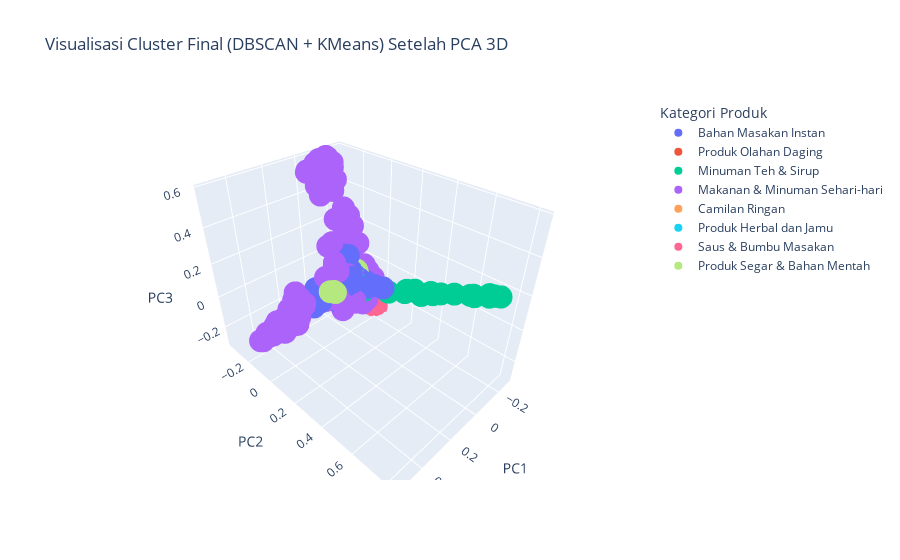

This figure's notebook cell:
### Code cell
pca_3d = PCA(n_components=3, random_state=42)
X_pca_3d = pca_3d.fit_transform(X_combined.toarray())
pca_3d_df = pd.DataFrame(X_pca_3d, columns=['PC1', 'PC2', 'PC3'])
pca_3d_df['cluster'] = labels_combined
pca_3d_df['label'] = pca_3d_df['cluster'].map(cluster_labels)

fig = px.scatter_3d(
    pca_3d_df, 
    x='PC1', y='PC2', z='PC3', 
    color='label',  
    labels={'PC1': 'PC1', 'PC2': 'PC2', 'PC3': 'PC3', 'label': 'Kategori Produk'},
    title='Visualisasi Cluster Final (DBSCAN + KMeans) Setelah PCA 3D'
)

fig.show()

### Figure 1 — Plotly figure (JSON) as saved in the notebook; plotly's stock layout.template omitted (floating-point values rounded to 4 significant figures; data arrays with more than 128 entries replaced by an {"elided": "..."} marker saying what was removed)
{"data": [{"hovertemplate": "Kategori Produk=Bahan Masakan Instan<br>PC1=%{x}<br>PC2=%{y}<br>PC3=%{z}<extra></extra>", "legendgroup": "Bahan Masakan Instan", "marker": {"color": "#636efa", "symbol": "circle"}, "mode": "markers", "name": "Bahan Masakan Instan", "scene": "scene", "showlegend": true, "type": "scatter3d", "x": {"elided": "144 float values"}, "y": {"elided": "144 float values"}, "z": {"elided": "144 float values"}}, {"hovertemplate": "Kategori Produk=Produk Olahan Daging<br>PC1=%{x}<br>PC2=%{y}<br>PC3=%{z}<extra></extra>", "legendgroup": "Produk Olahan Daging", "marker": {"color": "#EF553B", "symbol": "circle"}, "mode": "markers", "name": "Produk Olahan Daging", "scene": "scene", "showlegend": true, "type": "scatter3d", "x": [-0.1691, -0.06752, -0.05181, -0.09346, -0.04752, -0.172, -0.2031, -0.2013, -0.1807, -0.0692, -0.05868, -0.05121, -0.1649, -0.04954, -0.0766, -0.03981, -0.08927, -0.0569, -0.09352, -0.03035, -0.04109, -0.05263, -0.08487, -0.03446, -0.101, -0.09852, -0.06488], "y": [-0.08065, -0.06956, -0.02986, -0.04536, -0.02922, -0.07014, -0.06557, -0.07169, -0.1143, -0.03398, -0.04537, -0.04845, -0.08759, -0.04102, -0.03425, 0.01305, -0.01378, -0.01614, -0.04661, -0.01027, -0.02948, -0.008595, -0.04393, -0.0337, -0.01824, -0.07024, -0.01465], "z": [-0.05216, -0.03466, -0.06659, -0.06106, -0.06269, -0.1587, -0.186, -0.1824, -0.0849, -0.07874, -0.05134, -0.04482, -0.1691, -0.05424, -0.06999, -0.03815, -0.05413, -0.06048, -0.06941, -0.05004, -0.04564, -0.04144, -0.06447, -0.07188, -0.05385, -0.04281, -0.0587]}, {"hovertemplate": "Kategori Produk=Minuman Teh & Sirup<br>PC1=%{x}<br>PC2=%{y}<br>PC3=%{z}<extra></extra>", "legendgroup": "Minuman Teh & Sirup", "marker": {"color": "#00cc96", "symbol": "circle"}, "mode": "markers", "name": "Minuman Teh & Sirup", "scene": "scene", "showlegend": true, "type": "scatter3d", "x": [-0.03575, -0.0788, -0.05334, -0.07845, -0.05543, -0.05358, 0.003291, -0.04789, 0.001477, -3.465e-05, 0.002753, 0.01062, -0.003344, -0.04179, -0.08066, -0.004117, -0.007479, -0.01359, -0.07234, -0.07499, -0.07383, -0.08489, -0.02279, -0.01784, 0.004618, -0.07435, 0.005869, -0.05495, -0.03935, -0.004773, 0.02621], "y": [0.4129, 0.8205, 0.5479, 0.8209, 0.6168, 0.7162, 0.0639, 0.4965, 0.06857, 0.1011, 0.06515, 0.07014, 0.0651, 0.5136, 0.7916, 0.07605, 0.06633, 0.05887, 0.7742, 0.6844, 0.7001, 0.7672, 0.3756, 0.466, 0.07642, 0.7985, 0.06064, 0.3389, 0.2465, 0.06351, 0.04789], "z": [0.1489, 0.2979, 0.1867, 0.2972, 0.2198, 0.2577, 0.01315, 0.1718, 0.01883, 0.005773, 0.02051, -0.01176, -0.01584, 0.171, 0.287, -0.0008408, 0.0211, -0.0005484, 0.2758, 0.2377, 0.2471, 0.2789, 0.1365, 0.1543, 0.0008199, 0.2918, 0.02826, 0.08767, 0.05153, 0.0225, -0.007695]}, {"hovertemplate": "Kategori Produk=Makanan & Minuman Sehari-hari<br>PC1=%{x}<br>PC2=%{y}<br>PC3=%{z}<extra></extra>", "legendgroup": "Makanan & Minuman Sehari-hari", "marker": {"color": "#ab63fa", "symbol": "circle"}, "mode": "markers", "name": "Makanan & Minuman Sehari-hari", "scene": "scene", "showlegend": true, "type": "scatter3d", "x": {"elided": "159 float values"}, "y": {"elided": "159 float values"}, "z": {"elided": "159 float values"}}, {"hovertemplate": "Kategori Produk=Camilan Ringan<br>PC1=%{x}<br>PC2=%{y}<br>PC3=%{z}<extra></extra>", "legendgroup": "Camilan Ringan", "marker": {"color": "#FFA15A", "symbol": "circle"}, "mode": "markers", "name": "Camilan Ringan", "scene": "scene", "showlegend": true, "type": "scatter3d", "x": [-0.01529, 0.02679, -0.01176, -0.01611, -0.003798, -0.0002913, 0.02394, 0.1001, 0.04321, 0.008617], "y": [0.002458, -0.006457, 0.00646, 0.002485, -0.01355, -0.003434, -0.01758, -0.02405, -0.001872, -0.02495], "z": [-0.01095, 0.0008221, 0.001282, -0.00386, 0.00396, 0.02219, 0.04268, 0.007047, 0.01168, 0.06082]}, {"hovertemplate": "Kategori Produk=Produk Herbal dan Jamu<br>PC1=%{x}<br>PC2=%{y}<br>PC3=%{z}<extra></extra>", "legendgroup": "Produk Herbal dan Jamu", "marker": {"color": "#19d3f3", "symbol": "circle"}, "mode": "markers", "name": "Produk Herbal dan Jamu", "scene": "scene", "showlegend": true, "type": "scatter3d", "x": [0.008458, -0.0001801, 0.02101, 0.02217, 0.005854, 0.05718, 9.92e-05, -0.003794, 0.01098, 0.02943], "y": [0.04449, 0.04569, 0.03099, 0.03184, 0.04134, 0.03005, 0.03713, 0.04523, 0.03065, 0.03257], "z": [0.005854, 0.00472, 0.0183, 0.001815, 0.005338, 0.02015, 0.005906, 0.004815, 0.02804, 0.01792]}, {"hovertemplate": "Kategori Produk=Saus & Bumbu Masakan<br>PC1=%{x}<br>PC2=%{y}<br>PC3=%{z}<extra></extra>", "legendgroup": "Saus & Bumbu Masakan", "marker": {"color": "#FF6692", "symbol": "circle"}, "mode": "markers", "name": "Saus & Bumbu Masakan", "scene": "scene", "showlegend": true, "type": "scatter3d", "x": [-0.1856, -0.1878, -0.1694, -0.2542, -0.1395, -0.2564, -0.1962, -0.2407, -0.2713, -0.1655, -0.118, -0.1088, -0.08732, -0.0668, -0.1884, -0.226, -0.1725, -0.1067, -0.07406, -0.1536, -0.1053, -0.2408, -0.1775, -0.172, -0.07509, -0.08012, -0.2016, -0.1642, -0.1739, -0.137, -0.1989, -0.1848, -0.2007, -0.1732, -0.2039, -0.2091, -0.05633, -0.06224, -0.0294, -0.1234, -0.1264], "y": [-0.05667, -0.0218, -0.02537, -0.03989, -0.008591, -0.03944, -0.03994, -0.04065, -0.07551, -0.01053, -0.01656, -0.006137, 0.008788, 0.0001592, -0.04266, -0.03233, -0.0504, -0.006728, -0.02518, -0.007939, -0.006143, -0.03162, -0.06166, -0.01763, 0.00903, -0.01248, -0.04124, -0.01775, -0.03625, 0.0003562, -0.007449, -0.02836, -0.04733, -0.05247, -0.0404, -0.01802, -0.02697, 0.02842, 0.02268, -0.02726, -0.0102], "z": [-0.1258, -0.224, -0.1602, -0.3014, -0.1813, -0.3049, -0.2443, -0.2953, -0.2184, -0.1667, -0.1111, -0.1265, -0.08944, -0.09113, -0.1948, -0.2794, -0.1909, -0.1092, -0.106, -0.1526, -0.1134, -0.2837, -0.1465, -0.1966, -0.08091, -0.0918, -0.171, -0.1835, -0.1734, -0.1265, -0.2208, -0.212, -0.1997, -0.198, -0.2163, -0.2211, -0.05149, -0.06147, -0.03801, -0.1246, -0.1196]}, {"hovertemplate": "Kategori Produk=Produk Segar & Bahan Mentah<br>PC1=%{x}<br>PC2=%{y}<br>PC3=%{z}<extra></extra>", "legendgroup": "Produk Segar & Bahan Mentah", "marker": {"color": "#B6E880", "symbol": "circle"}, "mode": "markers", "name": "Produk Segar & Bahan Mentah", "scene": "scene", "showlegend": true, "type": "scatter3d", "x": [-0.118, -0.07028, -0.01296, -0.02628, -0.1207, 0.1365, -0.04165, -0.0338, -0.03867, -0.05834, -0.1476, 0.1475, -0.06007, -0.1411, -0.03765, -0.02377, -0.04821, -0.04458, -0.1589, -0.04584, -0.08499, -0.03587, 0.1638, -0.1151], "y": [-0.06116, -0.004723, -0.0298, 0.003204, -0.06988, 0.03966, -0.03798, -0.004501, -0.01285, 0.0001921, -0.0269, 0.04073, 0.0003955, -0.03315, -0.004777, -0.0091, -0.01277, -0.002549, -0.03808, 0.01403, -0.03281, -0.001752, 0.03214, 0.003093], "z": [-0.005486, -0.05472, 0.04507, -0.01692, 0.003951, 0.03397, 0.01165, -0.01656, -0.002188, -0.004341, -0.1106, 0.04647, -0.004863, -0.1288, -0.01571, -0.01025, -0.01878, -0.006127, -0.1216, -0.006747, -0.01309, -0.009199, 0.04879, -0.08952]}], "layout": {"legend": {"title": {"text": "Kategori Produk"}, "tracegroupgap": 0}, "scene": {"domain": {"x": [0, 1], "y": [0, 1]}, "xaxis": {"title": {"text": "PC1"}}, "yaxis": {"title": {"text": "PC2"}}, "zaxis": {"title": {"text": "PC3"}}}, "title": {"text": "Visualisasi Cluster Final (DBSCAN + KMeans) Setelah PCA 3D"}}}
